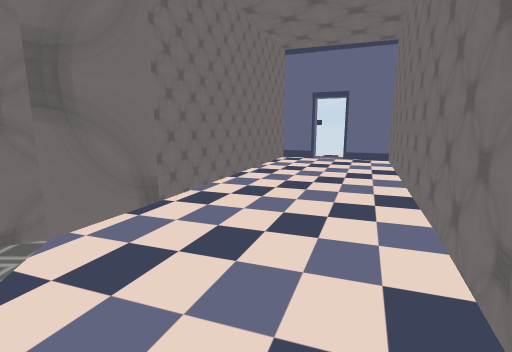
view 1 (above)

13 first-person views from a walk through a 3-D level made in the Unity game engine. The camera is 1.2 m above the floor, tilts 10° down and sees 85° across. Doors are open. The floor is counted in squares, 1 m on a side. Each view is taken from the middle of a square. On the plan, view 1 faces up. The plan holds only what a view shows up to about 13 squares ahead; the rest is blank. The player is left out.

view 2
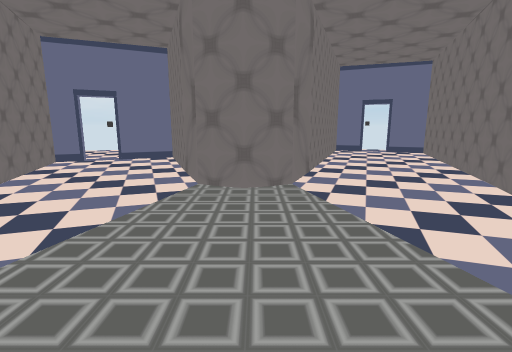

view 3
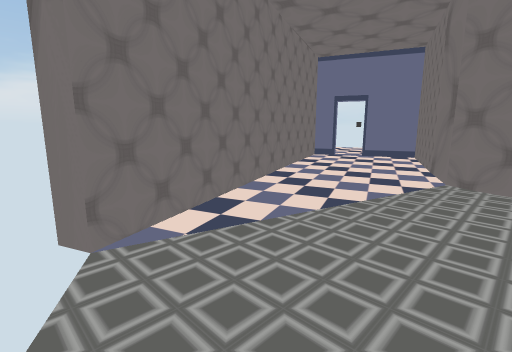

view 4
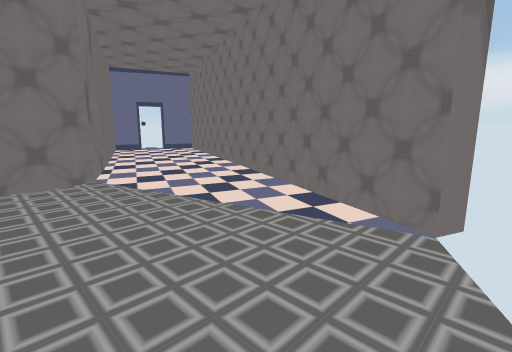

view 5
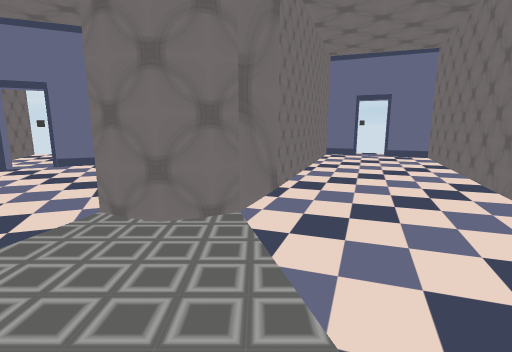

view 6
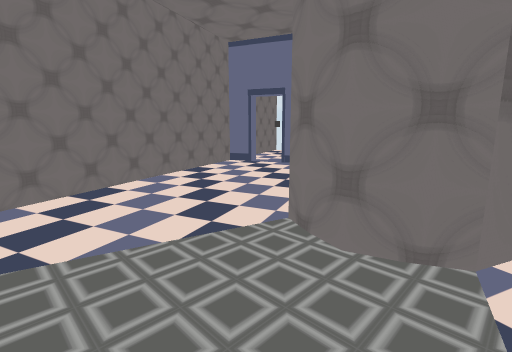

view 7
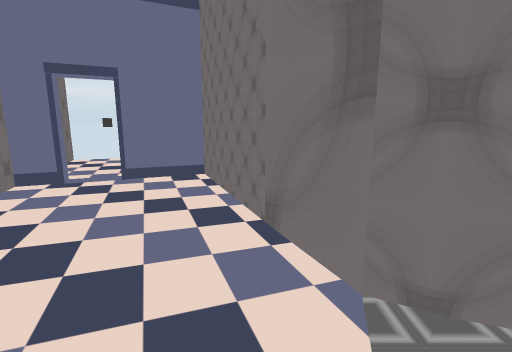

view 8
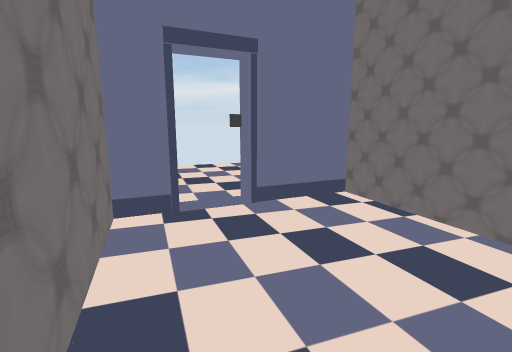

view 9
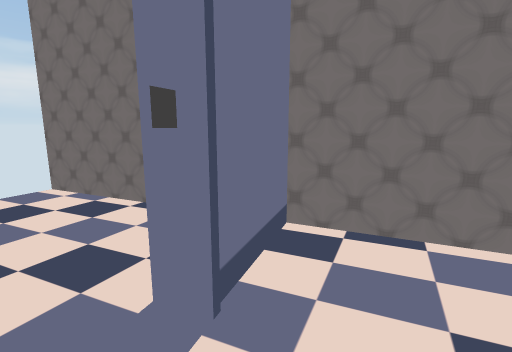

view 10
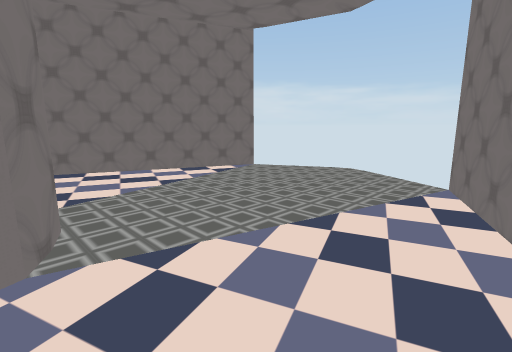

view 11
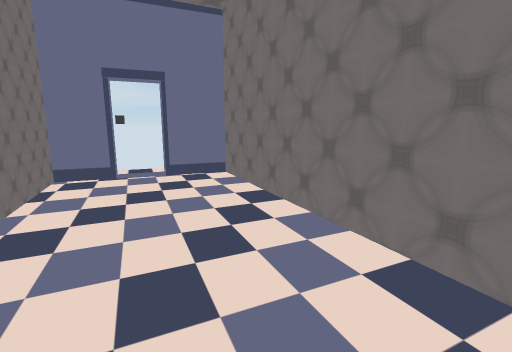

view 12
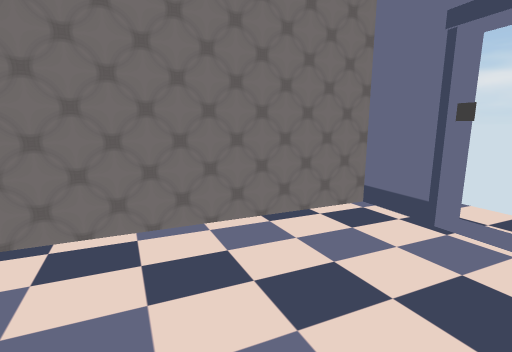

view 13
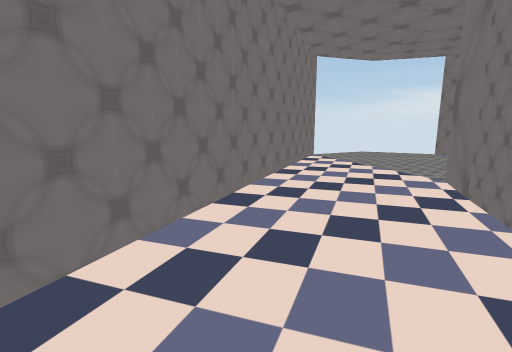

### Floor plan
Points are (right, up) in squares from view 1. A wall is a line through its corners. A room is listed if a view was taken in it or the views show most of it. See-through windows are left out.
Room 1 (views 1, 2, 3, 4, 5, 6, 7, 8, 9, 10, 11, 12, 13)
walls: (-2.6, 2.6) (-3.2, 2.4) (-3.8, 2.6); (-3.7, 2.6) (-4.3, 2.9) (-6.3, 8.1) (-8.5, 7.2); (-0.4, -3.4) (4.5, 9.4); (-9.1, 6.9) (-9.9, 6.5) (-5.9, -3.4); (2.6, 10.8) (1.1, 11.4) (-2.2, 2.9) (-2.8, 2.6); (4.5, 10) (3.3, 10.5)
ways out: open door at (-8.5, 7); open door at (2.5, 11)

Positions as (right, up) in squares from view 1, and headings:
1: (0, 0), facing up
2: (-3, -3), facing up
3: (-3, -4), facing up-left
4: (-4, -4), facing up-right
5: (-2, -1), facing up
6: (-2, 0), facing up-left
7: (-5, 1), facing up
8: (-8, 3), facing up
9: (-9, 6), facing up-right
10: (-7, 3), facing down-right
11: (0, 4), facing up-right
12: (3, 7), facing up-left
13: (2, 9), facing down
